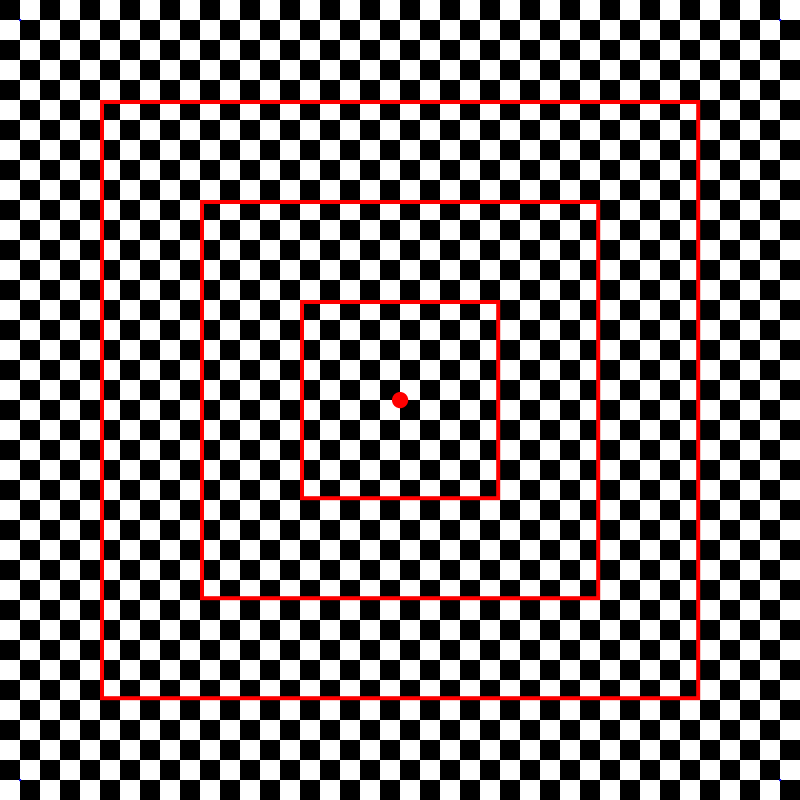
#> input picture lens_distortion_model/source_images/checkerboard_dots_squares.png, 4000 x 4000 px, found by its file name (shown at 1/5 size); its folder holds 3 pictures in this run
$ python conrad_brown_cv2.py
#> lines starting #> are read from the running program, lines starting #| are printed output that depends on the picture; long printed decimals are rounded
#> further down, original_img is the input picture: shape (4000, 4000, 3); mean B, G, R 123.7, 123.7, 131.3
import cv2
import numpy as np
import matplotlib.pyplot as plt

def conrad_brown_distortion(img, k1, k2,k3):
    """
    Apply Conrad Brown distortion model to an image.

    Args:
    - img: Input image (numpy array).
    - k1: Distortion coefficient k1.
    - k2: Distortion coefficient k2.
    - k3: Distortion coefficient k3.
    Returns:
    - distorted_img: Distorted image (numpy array).
    """
#> called with k1 = 0.1, k2 = 0.01, k3 = 0.01
    h, w = img.shape[:2]
#> h = 4000; w = 4000
    cx, cy = w // 2, h // 2
#> cx = 2000; cy = 2000
    x, y = np.meshgrid(np.arange(w), np.arange(h))

    print(x[0,0],y[0,0])
#| 0 0
    # Normalize image coordinates
    x = (x - cx) / cx
    y = (y - cy) / cy

    print(x[0,0],y[0,0])
#| -1.0 -1.0

    r2 = x**2 + y**2
    r4 = r2**2
    r6 = r2**3

    # Apply distortion model - 3 parameter distortion model
    x_distorted = x / (1 + k1 * r2) # the reason we have divide here to to account for the remap fn.
    y_distorted = y / (1 + k1 * r2)

    #x_distorted = x * (1 + k1 * r2 + k2 * r4 + k3 * r6)
    #y_distorted = y * (1 + k1 * r2 + k2 * r4 + k3 * r6)

    print(x_distorted[0,0], y_distorted[0,0])
#| -0.8333 -0.8333
    # Denormalize coordinates
    x_distorted = x_distorted * cx + cx
    y_distorted = y_distorted * cy + cy

    print(x_distorted[0,0], y_distorted[0,0])
#| 333.333 333.333

    # Remap distorted image
    distorted_img = cv2.remap(img, x_distorted.astype(np.float32), y_distorted.astype(np.float32), interpolation=cv2.INTER_LINEAR)
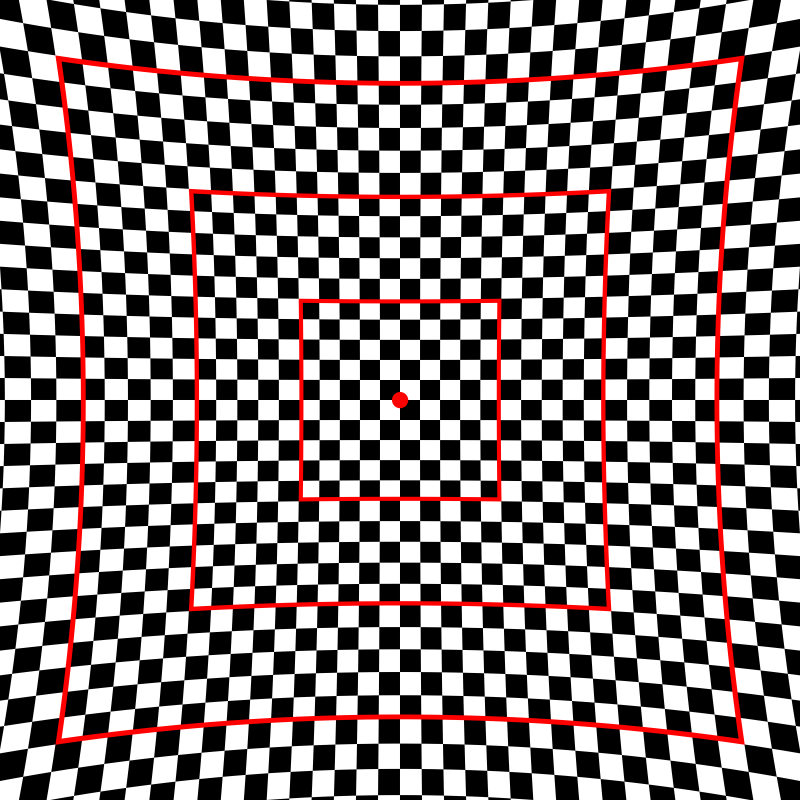
#> distorted_img: shape (4000, 4000, 3) (shown at 1/5 size); mean B, G, R 122.7, 122.7, 132.3
    #print("x_distorted: ",x_distorted)
    #print("y_distorted: ",y_distorted)
    return distorted_img

# Load image
filename = "checkerboard_dots_squares" #change this if you want to use a different source image
image_path = r"C:\Users\rowan\Documents\masters\sw_comparison\lens_distortion_model\source_images\{:s}.png".format(filename)
original_img = cv2.imread(image_path)

# Distortion coefficients
k1 = 0.1
k2 = 0.01
k3 = 0.01

# Apply distortion
distorted_image = conrad_brown_distortion(original_img, k1, k2,k3)

# Save the distorted image
output_path = r"C:\Users\rowan\Documents\masters\sw_comparison\lens_distortion_model\output_images\{:s}_distorted.png".format(filename)
cv2.imwrite(output_path, distorted_image)

plt.imshow(distorted_image)
plt.axis('off')
plt.show()
# Display original and distorted images
#cv2.imshow('Original Image', original_img)
#cv2.imshow('Distorted Image', distorted_image)
cv2.waitKey(0)
cv2.destroyAllWindows()
